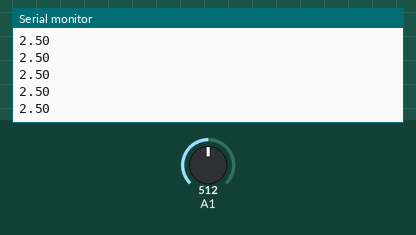
Recording of a sketch running on a simulated Arduino Uno, built with avr-gcc and run on an emulated ATmega328P. Parts: the last lines printed to the serial monitor. The test bench sets the inputs (shaded band); at power-on: A1 = 512.

Above: at 1.2 s.
1.3 s: A1 set to 716
At 2.2 s:
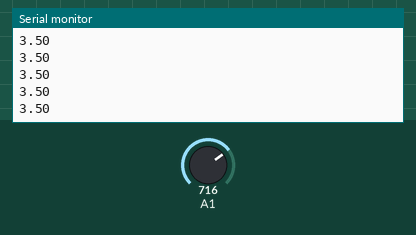
2.8 s: A1 set to 900
At 3.4 s:
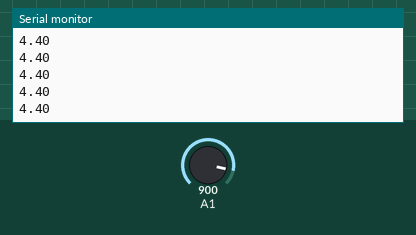
Timing chart, 0 to 5.8 s (numbered marks = the images above; inputs shaded):
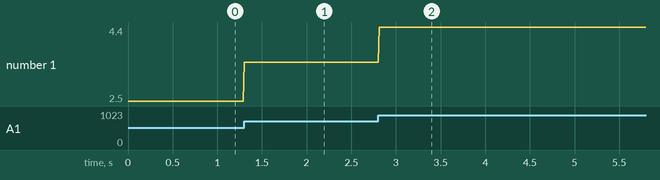

The sketch:

Read_Analog_Voltage_Y_KOUSHAL.ino
```cpp
void setup() {
 Serial.begin(9600);

}

void loop() {
  int sensorValue=analogRead(A1);
  float voltage=sensorValue * (5.0/1023.0);
  Serial.println(voltage);
  delay(10);


}
```

Measured:
- after the input at 1.3 s, the serial monitor: prints a new line at once (image 1)
- after the input at 2.8 s, the serial monitor: prints a new line at once (image 2)
- plotted number 1: 2.5 → 3.5 after the input at 1.3 s, 3.5 → 4.4 after the input at 2.8 s
